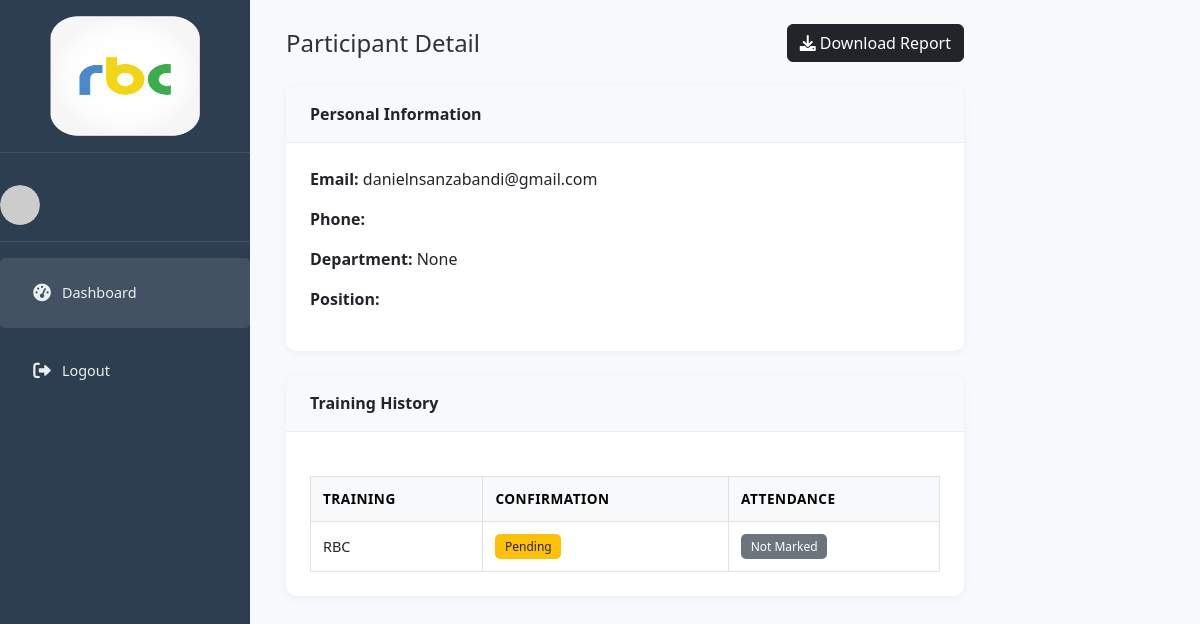
Page /participants/1199780237633355/detail/ (signed in) on the committed database.
### trainings/models.py (models this page shows, shortened)
class Participant(models.Model):
    national_id = models.CharField(
        primary_key=True,
        max_length=16,
        validators=[
            RegexValidator(
                regex=r'^[0-9]{1,16}$|^[a-zA-Z0-9]{1,50}$',
                message="Enter a valid National ID or Staff ID."
            )
        ],
        verbose_name="National ID"
    )
    full_name = models.CharField(max_length=100)
    email = models.EmailField(unique=True)
    phone = models.CharField(max_length=20, blank=True)
    department = models.ForeignKey(Department, on_delete=models.SET_NULL, null=True, blank=True)
    position = models.CharField(max_length=100, blank=True)
    notes = models.TextField(blank=True)
    profile_picture = models.ImageField(upload_to='participant_photos/', null=True, blank=True)
    class Meta:
        ordering = ['full_name']

class Enrollment(models.Model):
    CONFIRMATION_CHOICES = (
        ('pending', 'Pending'),
        ('confirmed', 'Confirmed'),
        ('declined', 'Declined'),
    )
    ATTENDANCE_CHOICES = (
        ('not_marked', 'Not Marked'),
        ('attended', 'Attended'),
        ('absent', 'Absent'),
    )
    training = models.ForeignKey(Training, on_delete=models.CASCADE)
    participant = models.ForeignKey(
        Participant,
        on_delete=models.CASCADE,
        to_field='national_id',
        db_column='participant_id'
    )
    enrollment_date = models.DateTimeField(auto_now_add=True)
    enrolled_by = models.ForeignKey('Staff', on_delete=models.SET_NULL, null=True)
    confirmation_status = models.CharField(max_length=10, choices=CONFIRMATION_CHOICES, default='pending')
    confirmation_date = models.DateTimeField(null=True, blank=True)
    attendance_status = models.CharField(max_length=15, choices=ATTENDANCE_CHOICES, default='not_marked')
    notes = models.TextField(blank=True)
    invite_token = models.UUIDField(default=uuid.uuid4, editable=False, unique=True)
    class Meta:
        ordering = ['-enrollment_date']

class Training(models.Model):
    STATUS_CHOICES = (
        ('pending', 'Pending Approval'),
        ('approved', 'Approved'),
        ('rejected', 'Rejected'),
        ('in_progress', 'In Progress'),
        ('completed', 'Completed'),
        ('canceled', 'Canceled'),
    )
    title = models.CharField(max_length=200)
    department = models.ForeignKey(Department, on_delete=models.SET_NULL, null=True, blank=True)
    province = models.ForeignKey(Province, on_delete=models.SET_NULL, null=True, blank=True)
    district = models.ForeignKey(District, on_delete=models.SET_NULL, null=True, blank=True)
    venue = models.CharField(max_length=255)
    start_date = models.DateField()
    end_date = models.DateField()
    max_capacity = models.PositiveIntegerField()
    rejection_reason = models.TextField(blank=True, null=True)
    coordinator = models.ForeignKey(
        'Staff',
        on_delete=models.SET_NULL,
        null=True,
        blank=True,
        related_name='coordinated_trainings'
    )
    created_by = models.ForeignKey('Staff', on_delete=models.CASCADE)
    status = models.CharField(max_length=20, choices=STATUS_CHOICES, default='pending')
    created_at = models.DateTimeField(auto_now_add=True)
    class Meta:
        ordering = ['-created_at']

### trainings/views.py (the view)
# urls.py: path('participants/<str:participant_id>/detail/', views.participant_detail, name='participant_detail'),
@login_required
def participant_detail(request, participant_id):
    participant = get_object_or_404(Participant, national_id=participant_id)
    enrollments = Enrollment.objects.filter(participant=participant)
    return render(request, 'trainings/participant_detail.html', {
        'participant': participant,
        'enrollments': enrollments
    })

### trainings/templates/trainings/participant_detail.html (shortened to what this page needs)
{% extends 'base.html' %}
{% block content %}
<div class="d-flex">
  {% include 'trainings/sidebar.html' %}
  <div class="main-content px-4 pt-4 w-100">
    <div class="d-flex justify-content-between align-items-center mb-4">
      <div>
        <h4 class="mb-0">Participant Detail</h4>
      </div>
      <a href="{% url 'participant_pdf_report' participant.id %}" target="_blank" class="btn btn-dark">
        <i class="fas fa-download"></i> Download Report
      </a>
    </div>
    <div class="card mb-4">
      <div class="card-header bg-light fw-semibold">Personal Information</div>
      <div class="card-body">
        <p><strong>Email:</strong> {{ participant.email }}</p>
        <p><strong>Phone:</strong> {{ participant.phone }}</p>
        <p><strong>Department:</strong> {{ participant.department }}</p>
        <p><strong>Position:</strong> {{ participant.position }}</p>
      </div>
    </div>
    <div class="card">
      <div class="card-header bg-light fw-semibold">Training History</div>
      <div class="card-body">
        {% if enrollments %}
        <div class="table-responsive">
          <table class="table table-bordered table-hover table-sm">
            <thead class="table-light">
              <tr>
                <th>Training</th>
                <th>Confirmation</th>
                <th>Attendance</th>
              </tr>
            </thead>
            <tbody>
              {% for e in enrollments %}
              <tr>
                <td>{{ e.training.title }}</td>
                <td>
                  {% if e.confirmation_status == "confirmed" %}
                    <span class="badge bg-success">Confirmed</span>
                  {% elif e.confirmation_status == "pending" %}
                    <span class="badge bg-warning text-dark">Pending</span>
                  {% elif e.confirmation_status == "declined" %}
                    <span class="badge bg-danger">Declined</span>
                  {% else %}
                    <span class="badge bg-secondary">{{ e.confirmation_status|title }}</span>
                  {% endif %}
                </td>
                <td>
                  {% if e.attendance_status == "attended" %}
                    <span class="badge bg-success">Attended</span>
                  {% elif e.attendance_status == "absent" %}
                    <span class="badge bg-danger">Absent</span>
                  {% else %}
                    <span class="badge bg-secondary">Not Marked</span>
                  {% endif %}
                </td>
              </tr>
              {% endfor %}
            </tbody>
          </table>
        </div>
        {% else %}
        <p class="text-muted">No training history available for this participant.</p>
        {% endif %}
      </div>
    </div>
  </div>
</div>
{% endblock %}

### trainings/static/css/main_admin.css (style rules this page uses)
:root { --primary-color: #6c5ce7; --secondary-color: #00b894; --danger-color: #ff7675; --warning-color: #fdcb6e; --text-color: #2d3436; --light-text: #636e72; --bg-color: #f5f6fa; --card-bg: #ffffff; --sidebar-bg: #2c3e50; --sidebar-text: #ecf0f1; }
body { background-color: var(--bg-color); color: var(--text-color); font-family: 'Segoe UI', Tahoma, Geneva, Verdana, sans-serif; margin: 0; padding: 0; }
.main-content { flex: 1; margin-left: 250px; padding: 1rem; }
.card { background-color: var(--card-bg); border-radius: 10px; box-shadow: 0 2px 10px rgba(0,0,0,0.05); overflow: hidden; margin-bottom: 1.5rem; border: none; }
.card-header { padding: 1rem 1.5rem; border-bottom: 1px solid rgba(0,0,0,0.05); background-color: var(--card-bg); }
.card-body { padding: 1.5rem; }
.table { width: 100%; margin-bottom: 0; }
.table th { font-weight: 600; font-size: 0.85rem; text-transform: uppercase; letter-spacing: 0.5px; border-top: none; padding: 0.75rem; vertical-align: middle; }
.table td { padding: 0.75rem; vertical-align: middle; font-size: 0.9rem; }
.badge { padding: 0.4rem 0.6rem; font-size: 0.75rem; font-weight: 500; border-radius: 5px; }
html, body { height: 100%; margin: 0; padding: 0; scroll-behavior: smooth; overflow-x: hidden; }
body { display: flex; flex-direction: column; }
.main-content { margin-left: 250px; flex: 1; min-height: 100vh; padding: 1rem; overflow-y: auto; position: relative; top: 0; }
.main-content { padding-top: 20px; width: calc(100% - 250px); box-sizing: border-box; }
.top-nav, h1, h2, h3, h4 { margin-top: 0; padding-top: 0; }
.table-responsive { width: 100%; margin-top: 20px; }

### rows in the picture
Participant: email "danielnsanzabandi@gmail.com", department "None"
Enrollment: training "RBC", confirmation_status "Pending", attendance_status "Not Marked"
